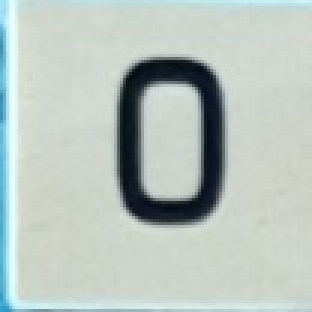
#> input picture imagini_generate/extras-cifre/00_02.jpg, 104 x 104 px, given in place of 1_50.jpg.jpg, which was not available (shown 3 times larger)
$ python matchTemplateExplore_final.py
#> lines starting #> are read from the running program, lines starting #| are printed output that depends on the picture; after the words box and inside, x2 and y2 are one past the last pixel; in counts of white or black regions, pixels touching at a corner belong together; pictures that were not available may be replaced by others from this repository, and a replacement may not be noted
import cv2 as cv
import numpy as np
import os

img_rgb = cv.imread('imagini_generate/antrenare-patratele-1456/1_50.jpg.jpg')
#> img_rgb is the input picture: shape (104, 104, 3); mean B, G, R 190.5, 196.6, 184.7
assert img_rgb is not None, "file could not be read, check with os.path.exists()"
img_gray = cv.cvtColor(img_rgb, cv.COLOR_BGR2GRAY)
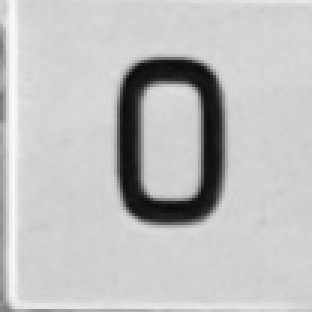
#> img_gray: shape (104, 104) (shown 3 times larger); min 9, max 250, mean 192.3

template_files = sorted(os.listdir("imagini_generate/extras-cifre"))

for file in template_files:
    rez = img_rgb.copy()
    if file[-3:] == 'jpg':
        template = cv.imread(f'imagini_generate/extras-cifre/{file}', cv.IMREAD_GRAYSCALE)
#> template: shape (104, 104); min 9, max 252, mean 192.3
        assert template is not None, "file could not be read, check with os.path.exists()"
        w, h = template.shape[::-1]
#> w = 104; h = 104

        res = cv.matchTemplate(img_gray,template,cv.TM_CCOEFF_NORMED)
#> res = [1]

        threshold = 0.9
        if file[:2] == '07':
            threshold = 0.8

        loc = np.where( res >= threshold)
#> loc = ([0], [0])

        for pt in zip(*loc[::-1]):
            cv.rectangle(rez, pt, (pt[0] + w, pt[1] + h), (0,0,255), 2)
#> this loop made 1 pass
#> pt on pass 1: (0, 0)
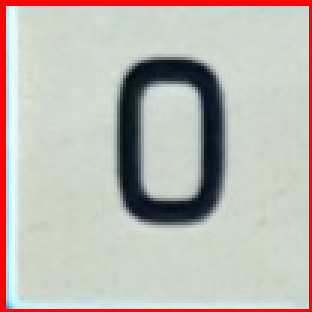
#> rez: shape (104, 104, 3) (shown 3 times larger); 5.69% of pixels changed, all inside (x1, y1, x2, y2) = (0, 0, 104, 104)
        #print('du')
        cv.imwrite(f'imagini_generate/template_matching_grayscale/TM_CCOEFF_NORMED_09/{file}',rez)
#> pass 2 of the loop `for file in template_files:`:
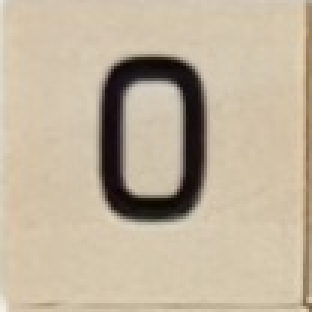
#> input picture imagini_generate/extras-cifre/00_04.jpg, 104 x 104 px, found by its file name (shown 3 times larger)
#> `template = cv.imread(f'imagini_generate/extras-cifre/{file}', cv.IMREA..`:
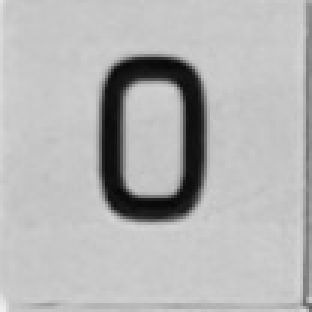
#> template: shape (104, 104) (shown 3 times larger); min 7, max 239, mean 180.8
#> res = [0.408]
#> loc = (empty array, empty array)
